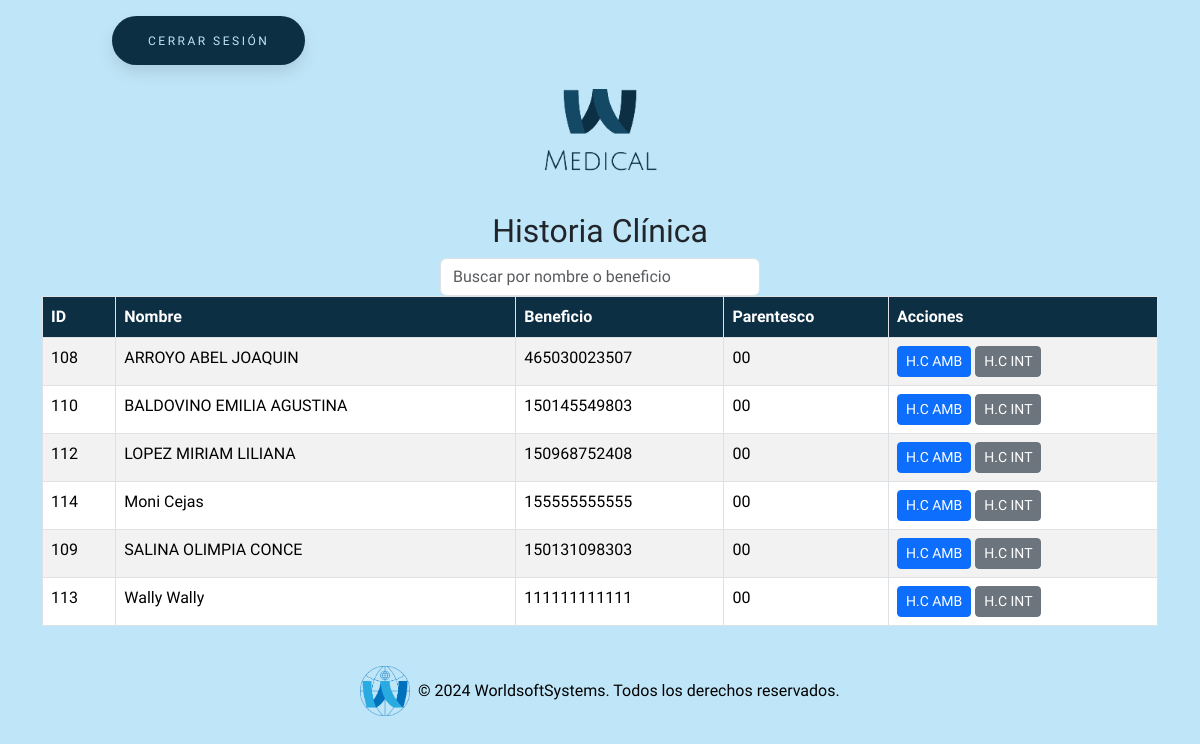
Before: /historiaClinica/historia.php (signed in) with the older database file.
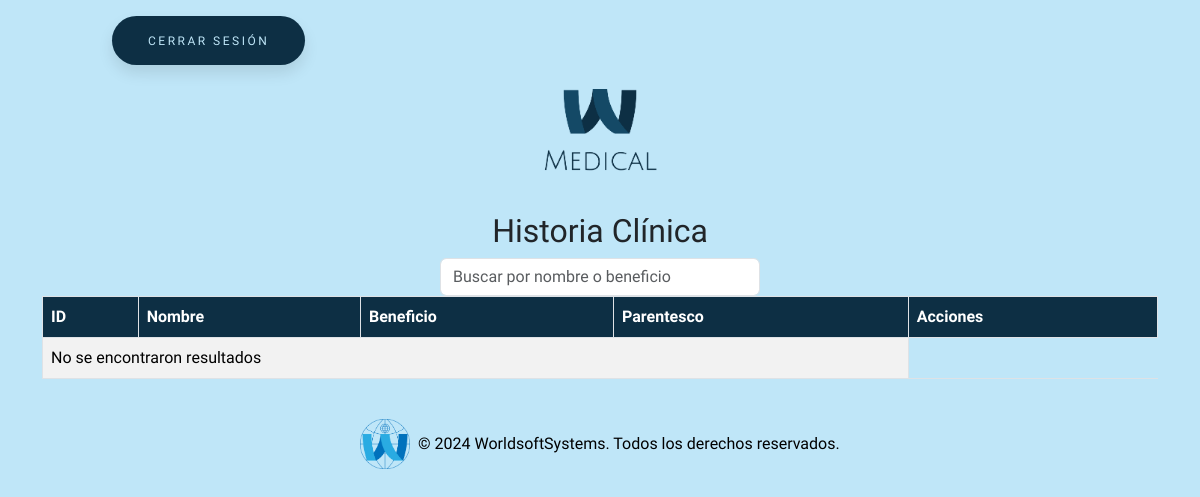
After: the same page with the newer database file.
### tables this page shows
CREATE TABLE `paciente` (
  `id` int(11) NOT NULL,
  `nombre` varchar(255) NOT NULL,
  `obra_social` int(255) NOT NULL,
  `fecha_nac` date NOT NULL,
  `sexo` varchar(255) NOT NULL,
  `domicilio` varchar(255) NOT NULL,
  `localidad` varchar(255) NOT NULL,
  `partido` varchar(255) NOT NULL,
  `c_postal` int(255) NOT NULL,
  `telefono` varchar(255) NOT NULL,
  `tipo_doc` varchar(255) NOT NULL,
  `nro_doc` int(255) NOT NULL,
  `admision` date NOT NULL,
  `id_prof` int(255) NOT NULL,
  `benef` bigint(255) NOT NULL,
  `parentesco` varchar(2) NOT NULL,
  `hijos` int(255) NOT NULL,
  `ocupacion` varchar(255) NOT NULL,
  `tipo_afiliado` int(255) NOT NULL,
  `boca_atencion` int(255) NOT NULL
);

### historiaClinica/historia.php (the view, shortened to what this page needs)
<?php
require_once "../conexion.php";
$sql = "SELECT * FROM paciente ORDER BY nombre ASC";
$result = $conn->query($sql);
?>
<!DOCTYPE html>
<html lang="es">
<head>
    <link href="https://cdn.jsdelivr.net/npm/bootstrap@5.3.3/dist/css/bootstrap.min.css" rel="stylesheet"
>
    <link rel="stylesheet" href="https://cdnjs.cloudflare.com/ajax/libs/font-awesome/6.5.2/css/all.min.css"
 />
    <link rel="stylesheet" href="../estilos/styleBotones.css">
    <link rel="stylesheet" href="../estilos/styleGeneral.css">
</head>
<body>
    <button class="button" style="vertical-align:middle; margin-left:7rem" onclick="confirmLogout(event)">
        <span>Cerrar sesión</span>
    </button>
    <div class="text-center my-4">
        <img src="../img/logo.png" alt="Logo MEDICAL" class="img-fluid" style="max-width: 15rem;">
    </div>
    <div class="container">
        <div class="row justify-content-center">
            <div class="col-auto text-center">
                <h2>Historia Clínica</h2>
                <input type="text" id="searchInput" style="width: 20rem;" class="form-control"
                    placeholder="Buscar por nombre o beneficio">
            </div>
        </div>
        <table class="table table-striped table-bordered " id="pacientesTable">
            <thead class="table-custom">
                <tr>
                    <th>ID</th>
                    <th>Nombre</th>
                    <th>Beneficio</th>
                    <th>Parentesco</th>
                    <th>Acciones</th>
                </tr>
            </thead>
            <tbody>
                <?php if ($result->num_rows > 0): ?>
                    <?php while ($row = $result->fetch_assoc()): ?>
                        <tr>
                            <td><?= $row["id"] ?></td>
                            <td><?= $row["nombre"] ?></td>
                            <td><?= $row["benef"] ?></td>
                            <td><?= $row["parentesco"] ?></td>
                            <td>
                                <button type="button" class="btn btn-primary btn-sm btn-hc" data-id="<?= $row['id'] ?>"
                                    data-modal="amb" data-bs-toggle="tooltip" title="Historia Clínica Ambulatoria (H.C AMB)">
                                    H.C AMB
                                </button>
                                <button type="button" class="btn btn-secondary btn-sm btn-hc" data-id="<?= $row['id'] ?>"
                                    data-modal="int" data-bs-toggle="tooltip" title="Historia Clínica Internación (H.C INT)">
                                    H.C INT
                                </button>
                            </td>
                        </tr>
                    <?php endwhile; ?>
                <?php else: ?>
                    <tr>
                        <td colspan="4">No se encontraron resultados</td>
                    </tr>
                <?php endif; ?>
            </tbody>
        </table>
    </div>
    <footer class="bg-dark text-white text-center py-4 mt-auto">
        <div class="container">
            <div class="row justify-content-center">
                <div class="col-md-12 footer-logo-text">
                    <img src="../img/logoWSS.png" alt="Logo" class="img-fluid" style="max-height: 50px;">
                    <p class="mb-0">&copy; 2024 WorldsoftSystems. Todos los derechos reservados.</p>
                </div>
            </div>
        </div>
    </footer>
</body>
</html>

Changed rows visible on the page:
removed paciente: id "108", nombre "ARROYO ABEL JOAQUIN", benef "465030023507", parentesco "00"
removed paciente: id "110", nombre "BALDOVINO EMILIA AGUSTINA", benef "150145549803", parentesco "00"
removed paciente: id "112", nombre "LOPEZ MIRIAM LILIANA", benef "150968752408", parentesco "00"
removed paciente: id "114", nombre "Moni Cejas", benef "155555555555", parentesco "00"
removed paciente: id "109", nombre "SALINA OLIMPIA CONCE", benef "150131098303", parentesco "00"
removed paciente: id "113", nombre "Wally Wally", benef "111111111111", parentesco "00"
Other visible differences:
text now shown: "No se encontraron resultados"
